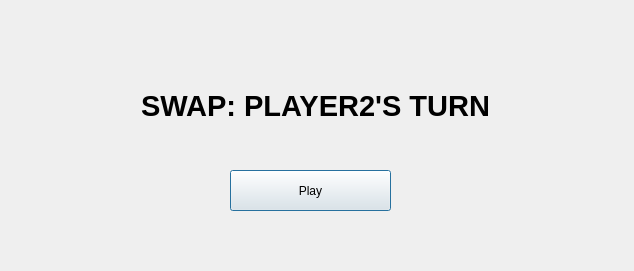
<?xml version="1.0" encoding="UTF-8"?>
<ui version="4.0">
 <class>SwapTurnDialog</class>
 <widget class="QDialog" name="SwapTurnDialog">
  <property name="geometry">
   <rect>
    <x>0</x>
    <y>0</y>
    <width>634</width>
    <height>271</height>
   </rect>
  </property>
  <property name="windowTitle">
   <string>Dialog</string>
  </property>
  <widget class="QLabel" name="lblTurn">
   <property name="geometry">
    <rect>
     <x>120</x>
     <y>60</y>
     <width>391</width>
     <height>91</height>
    </rect>
   </property>
   <property name="font">
    <font>
     <pointsize>22</pointsize>
     <weight>75</weight>
     <bold>true</bold>
    </font>
   </property>
   <property name="text">
    <string>SWAP: PLAYER2'S TURN</string>
   </property>
   <property name="alignment">
    <set>Qt::AlignCenter</set>
   </property>
  </widget>
  <widget class="QPushButton" name="playButton">
   <property name="geometry">
    <rect>
     <x>230</x>
     <y>170</y>
     <width>161</width>
     <height>41</height>
    </rect>
   </property>
   <property name="text">
    <string>Play</string>
   </property>
  </widget>
 </widget>
 <resources/>
 <connections/>
</ui>
